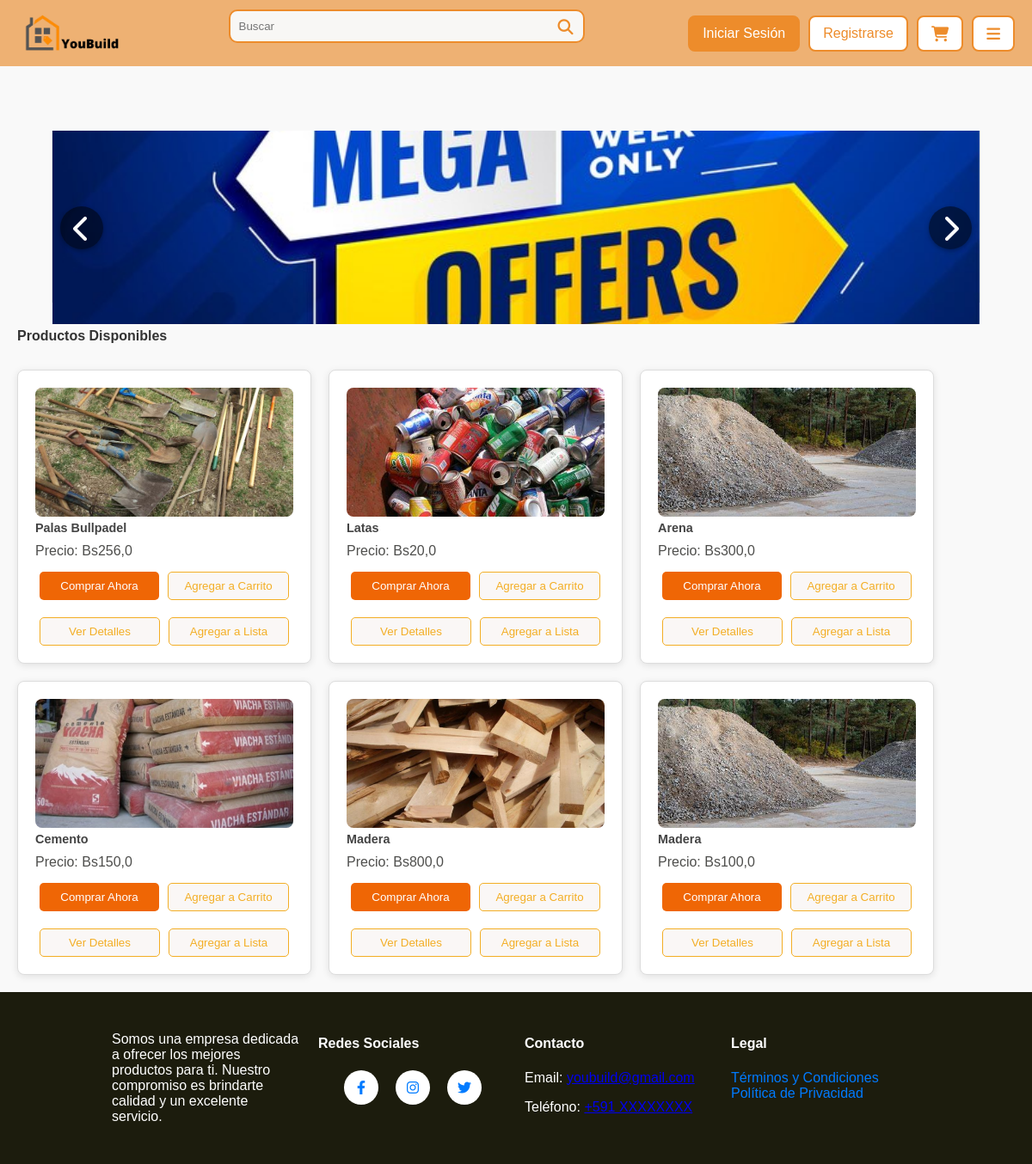
The page / on the database its author committed.
### sistema/models.py (models this page shows, shortened)
class CarruselDB(models.Model):
    imagen = models.ImageField(upload_to="carrusel",null=True)
    class Meta:
         verbose_name = "Carrusel"
         verbose_name_plural = "Carruseles"

class ProductoDb(models.Model):
    nombre = models.CharField(max_length=50, verbose_name="Nombre")
    detalle = models.TextField(max_length=200, verbose_name="Detalle")
    precio = models.FloatField(verbose_name="Precio", validators=[MinValueValidator(0.0), MaxValueValidator(99999.9)])
    categoria_fk = models.ForeignKey(CategoriaDb, on_delete=models.CASCADE, null=True, blank=True)
    usuario_fk = models.ForeignKey(UsuarioDB, on_delete=models.CASCADE, null=True, blank=True)
    class Meta:
        db_table = "productos"
        verbose_name = "Producto"
        verbose_name_plural = "Productos"

class ImagenProductoDB(models.Model):
    producto_fk = models.ForeignKey(ProductoDb, on_delete=models.CASCADE, related_name="imagenes")
    imagen = models.ImageField(upload_to="productos", null=True)
    class Meta:
        verbose_name = "Imagen"
        verbose_name_plural = "Imágenes"

### sistema/views.py (the view)
# urls.py: path('', IndexView, name='index'),
def IndexView(request):
    productos = ProductoDb.objects.all().order_by("id")
    carruseles = CarruselDB.objects.all().order_by("id")
    return render(request, "index.html", {"producto": productos, "carrusel": carruseles})

### sistema/templates/index.html (shortened to what this page needs)
{% load static %}
<html lang="en">
  <head>
    <link
      rel="stylesheet"
      href="https://cdnjs.cloudflare.com/ajax/libs/font-awesome/6.4.0/css/all.min.css"
      href="https://cdnjs.cloudflare.com/ajax/libs/font-awesome/6.4.0/css/all.min.css">
    <link rel="stylesheet" href="{% static 'style.css' %}" />
    <link rel="stylesheet" href="{% static 'listaProduct.css' %}" />
    <link rel="stylesheet" href="{% static 'topbar.css' %}">
  </head>
  <body>
    <header>
        <div class="topbar-container">
            <div class="topbar-left">
                <a href="/home" class="logo">
                  <img src="{% static 'logo.png' %}" alt="Logo" width="125">
                </a>
            </div>
            <div class="topbar-center">
              <form action="{% url 'buscar' %}" method="GET">
                <div class="search-box">
                    <input type="text" placeholder="Buscar" name="q">
                    <button><i class="fa fa-search"></i></button>
                </div>
              </form>
            </div>
            <div class="topbar-right">
                <a href="#iniciar-sesion" class="btn-link">Iniciar Sesión</a>
                <a href="#registrarse" class="btn-link">Registrarse</a>
                <a href="#carrito" class="icon-btn"><i class="fa fa-shopping-cart"></i></a>
                <a href="#menu-hamburguesa" class="icon-btn"><i class="fa fa-bars"></i></a>
            </div>
        </div>
    </header>
    <main>
      <div class="carousel-container">
        <div class="carousel">
          {% for carrusel_item in carrusel %}
          <div class="carousel-item">
            <img src="{{ carrusel_item.imagen.url }}" alt="Imagen del carrusel" />
          </div>
          {% endfor %}
        </div>
        <button class="carousel-button prev">
          <i class="fas fa-chevron-left"></i>
        </button>
        <button class="carousel-button next">
          <i class="fas fa-chevron-right"></i>
        </button>
         </div>
       <h2 class="products-title">Productos Disponibles</h2>
       <div class="products-container">
        {% for producto in producto %}
        <div class="product">
          <img src="{{ producto.imagenes.first.imagen.url }}" alt="{{ producto.nombre }}" />          <h3>{{ producto.nombre }}</h3>
          <p>Precio: Bs{{ producto.precio }}</p>
          <div class="buttons-container">
            <div class="button-row">
              <button class="btn buy-now">Comprar Ahora</button>
              <button class="btn add-to-cart">Agregar a Carrito</button>
            </div>
            <div class="button-row">
              <button class="btn add-to-view" onclick="verDetalles({{ producto.id }})">Ver Detalles</button>
              <button class="btn add-to-list">Agregar a Lista</button>
            </div>
          </div>
        </div>
        {% empty %}
        <p>No hay productos disponibles.</p>
        {% endfor %}
      </div>
    </main>
    <footer>
      <div class="footer-container">
        <div class="footer-description">
            <p>Somos una empresa dedicada a ofrecer los mejores productos para ti. Nuestro compromiso es brindarte calidad y un excelente servicio.</p>
        </div>
        <div class="footer-links">
          <h4>Redes Sociales</h4>
          <div class="social-buttons">
              <a href="https://facebook.com" target="_blank" class="social-button facebook">
                  <i class="fab fa-facebook-f"></i>
              </a>
              <a href="https://instagram.com" target="_blank" class="social-button instagram">
                  <i class="fab fa-instagram"></i>
              </a>
              <a href="https://twitter.com" target="_blank" class="social-button twitter">
                  <i class="fab fa-twitter"></i>
              </a>
          </div>
      </div>
        <div class="footer-contact">
            <h4>Contacto</h4>
            <p>Email: <a href="mailto:youbuild@gmail.com">youbuild@gmail.com</a></p>
            <p>Teléfono: <a href="tel:+591XXXXXXXX">+591 XXXXXXXX</a></p>
        </div>
        <div class="footer-legal">
            <h4>Legal</h4>
            <ul>
                <li><a href="#terminos-condiciones">Términos y Condiciones</a></li>
                <li><a href="#politica-privacidad">Política de Privacidad</a></li>
            </ul>
        </div>
    </div>
    </footer>
  </body>
</html>

### sistema/static/style.css (style rules this page uses)
:root { --primary-color: #ED8C2B; --secondary-color: #E5E8EB; --accent-color: #F2690D; --text-color: #1C1C0D; --link-color: #9E9647; --background-color: #FFFFFB; }
body { font-family: Arial, sans-serif; margin: 0; padding: 0; display: grid; grid-template-rows: auto 1fr auto; min-height: 100vh; background-color: var(--background-color); }
main { display: flex; flex-direction: column; flex: 1; justify-content: flex-start; margin: 0; padding-top: 100px; }
footer { background-color: #1c1c0d; padding: 20px 0; width: 100%; position: relative; color:#fff }
.footer-container { display: flex; justify-content: space-around; flex-wrap: wrap; max-width: 960px; margin: 0 auto; padding: 0 10px; }
.footer-description, .footer-links, .footer-contact, .footer-legal { flex: 1; min-width: 200px; margin: 10px; }
.footer-links ul, .footer-legal ul { list-style: none; padding: 0; }
.footer-links a, .footer-legal a { text-decoration: none; color: #007bff; }
.social-buttons { display: flex; justify-content: center; margin-top: 10px; }
.social-button { display: inline-block; width: 40px; height: 40px; background-color: #fff; border-radius: 50%; color: #007bff; display: flex; align-items: center; justify-content: center; margin: 0 10px; transition: background-color 0.3s, transform 0.3s; }
.carousel-container { display: flex; align-items: center; position: relative; width: 90%; margin: -25px auto; overflow: hidden; height: auto; max-width: 1200px; }
.carousel { display: flex; transition: transform 0.5s ease; flex: 1; }
.carousel-item { margin-bottom: 25px; flex: 0 0 100%; display: flex; justify-content: center; align-items: center; font-size: 3rem; background-color: #fff; border: 1px solid #ddd; cursor: pointer; height: 200px; box-sizing: border-box; }
.carousel-item img { width: 100%; height: auto; object-fit: cover; display: block; }
.carousel-button { flex: 0 0 40px; position: absolute; top: 50%; transform: translateY(-50%); background-color: rgba(0, 0, 0, 0.5); color: white; border: none; padding: 10px; cursor: pointer; font-size: 2rem; z-index: 2; width: 50px; height: 50px; border-radius: 50%; box-shadow: 0 2px 5px rgba(0, 0, 0, 0.3); }
.carousel-button.prev { left: 10px; }
.carousel-button.next { right: 10px; }

### sistema/static/ListaProduct.css (style rules this page uses)
body { font-family: Arial, sans-serif; background-color: #f9f9f9; margin: 0; padding: 0; }
.products-title { text-align: left; margin: 10px; font-size: 1em; color: #333; margin-left: 20px; }
.products-container { display: flex; flex-wrap: wrap; justify-content: flex-start; margin: 10px; z-index: 0; }
.product { background-color: white; border: 1px solid #ddd; border-radius: 8px; padding: 20px; margin: 10px; width: 300px; box-shadow: 0 2px 8px rgba(0, 0, 0, 0.1); transition: transform 0.2s; height: 300px; display: flex; flex-direction: column; justify-content: space-between; }
.product img { width: 100%; height: 150px; border-radius: 8px; object-fit: cover; }
.product h3 { font-size: 0.9em; margin: 5px 0; color: #444; }
.product p { font-size:1em; margin: 5px 0; color: rgb(78, 78, 76); }
.buttons-container { display: flex; flex-direction: column; margin-top: auto; }
.button-row { display: flex; justify-content: space-between; margin: 5px 0; }
.btn { background-color: #ef6605; color: white; border: none; padding: 8px 10px; margin: 5px; border-radius: 5px; cursor: pointer; transition: background-color 0.3s; flex: 1; min-width: 0; }
.btn.add-to-list, .btn.add-to-view, .btn.add-to-cart { background-color: #faf7f6; color: rgb(243, 174, 37); border: 1px solid rgb(243, 174, 37); }

### rows shown on the page
CarruselDB: imagen (picture)
ProductoDb: imagenes.first.imagen (picture), nombre "Palas Bullpadel", precio "256,0"
ProductoDb: imagenes.first.imagen (picture), nombre "Latas", precio "20,0"
ProductoDb: imagenes.first.imagen (picture), nombre "Arena", precio "300,0"
ProductoDb: imagenes.first.imagen (picture), nombre "Cemento", precio "150,0"
ProductoDb: imagenes.first.imagen (picture), nombre "Madera", precio "800,0"
ProductoDb: imagenes.first.imagen (picture), nombre "Madera", precio "100,0"
